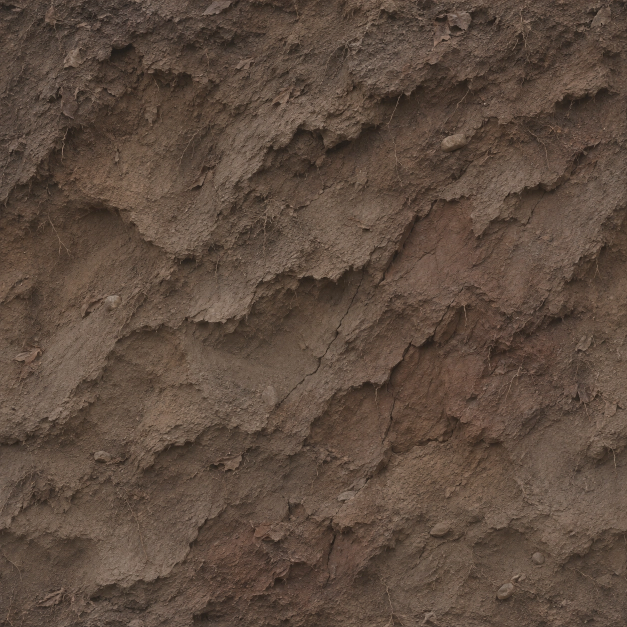
#> input picture Taierzhuang1938/_import/AircraftEvacuationDitch/Source_CutBank.webp, 1254 x 1254 px (shown at 1/2 size)
$ python Script_BakeGrenadeTexture.py AircraftEvacuationDitch/Source_CutBank.webp
#> lines starting #> are read from the running program, lines starting #| are printed output that depends on the picture
"""Pack the OpenAI source swatches into the grenade's shared cylindrical UV atlas."""

import argparse
from pathlib import Path
import subprocess
import sys
from tempfile import TemporaryDirectory
from types import SimpleNamespace

import numpy as np
from PIL import Image

from Script_BakePbrTexture import Audit

PROJECT = Path(__file__).resolve().parents[1]
BAKER = Path(__file__).with_name("Script_BakePbrTexture.py")
CHANNEL_SIZES = {"Base": 1024, "Normal": 512, "Orm": 256}


def BakeSwatch(image, name, folder, settings):
    path = folder / f"Source_{name}.png"
    image.save(path)
    # Bake each material in isolation so wood/iron cannot bleed into its
    # neighbor through the height and roughness filters.
    subprocess.run(
        [
            sys.executable, str(BAKER), "--source", str(path), "--name", name,
            "--out", str(folder), "--preview-dir", str(folder), "--no-record",
            "--size", "512", "--data-size", "256", "--base-quality", "97",
            "--data-lossless", "--seamless", "weld", "--row-flatten", "off",
            "--uv-atlas-reason", "One swatch of the cylindrical wood and iron atlas",
            *settings,
        ],
        check=True,
    )


def SmoothFade(value):
    weight = np.clip(value, 0, 1)
    return weight * weight * (3 - 2 * weight)


# [59 lines left out: functions FinishWood, FinishIronEnds, PackChannel, not called in this run]


def Build(source):
    with Image.open(source) as image:
#> image is the input picture: PIL image 1254x1254 RGB; mean R, G, B 93, 75.4, 63.2
        width, height = image.size
#> width = 1254; height = 1254
        wood = image.convert("RGB").crop((width * 3 // 100, height // 32, width * 47 // 100, height * 31 // 32))
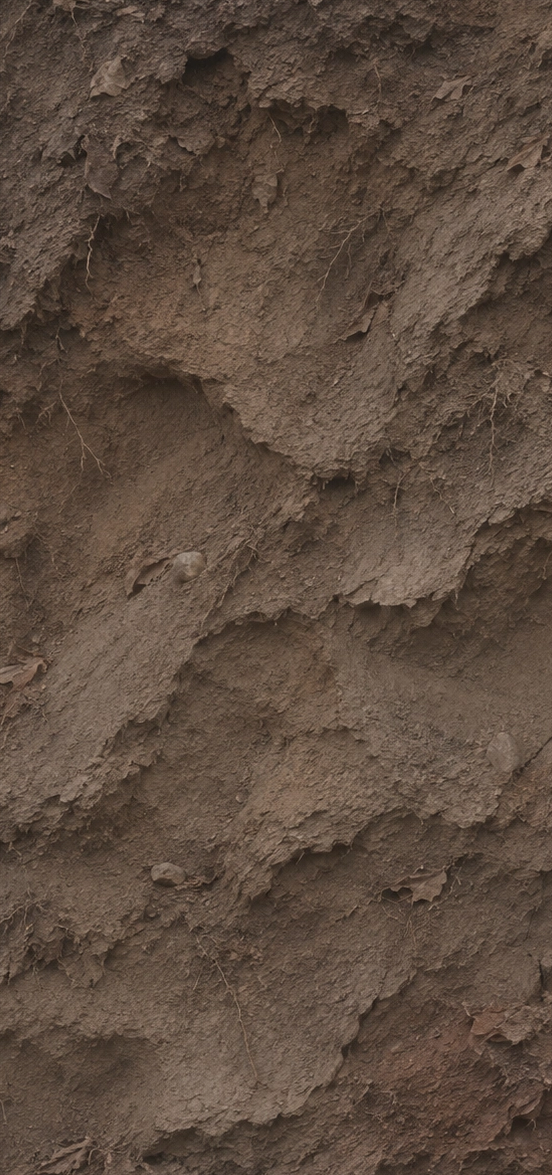
#> wood: PIL image 552x1175 RGB; mean R, G, B 93.4, 76.2, 63.7
        iron = image.convert("RGB").crop((width * 53 // 100, height // 16, width * 97 // 100, height * 15 // 16))
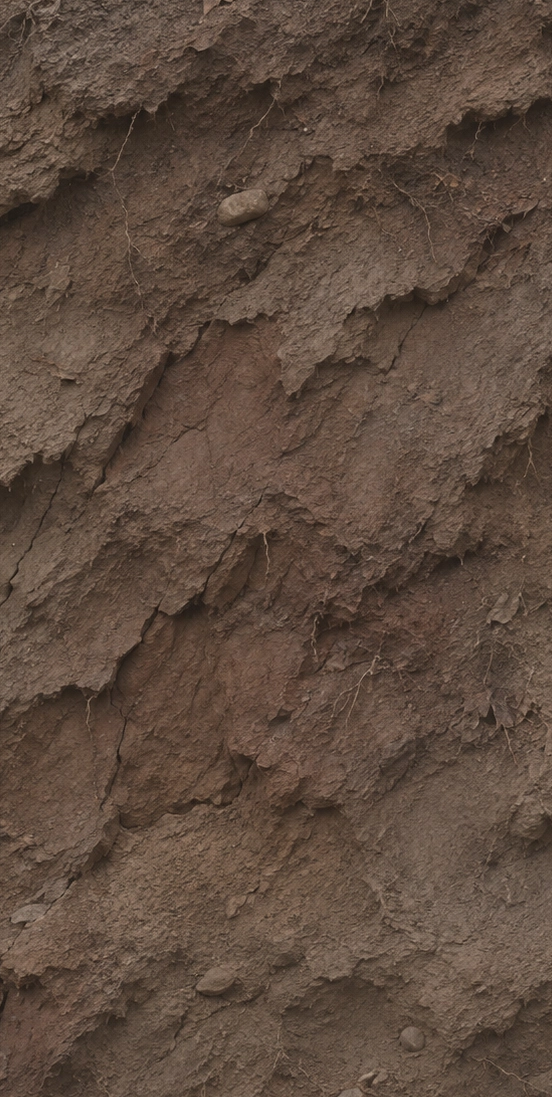
#> iron: PIL image 552x1097 RGB; mean R, G, B 93.8, 75.2, 62.9
    with TemporaryDirectory(prefix="GongxianGrenadeAtlas") as name:
        folder = Path(name)
        BakeSwatch(
            wood, "GrenadeWood", folder,
            ["--preset", "weatheredWood", "--mean", "0.66,0.49,0.346", "--contrast", "0.064",
             "--tile-m", "0.13", "--rough", "0.44", "--rough-var", "0.09", "--rough-luma-k", "-0.25",
             "--relief-m", "0.00013", "--ao", "0.16", "--metal", "0"],
        )
        BakeSwatch(
            iron, "GrenadeIron", folder,
            ["--preset", "wornSteel", "--mean", "0.105,0.091,0.080", "--contrast", "0.026",
             "--tile-m", "0.15", "--rough", "0.27", "--rough-min", "0.19",
             "--rough-var", "0.12", "--rough-luma-k", "-0.23",
             "--relief-m", "0.00016", "--ao", "0.21", "--metal", "0.78"],
        )
        for channel in CHANNEL_SIZES:
            PackChannel(folder, channel)

    Audit(SimpleNamespace(
        name="Grenade", pack="orm", out=str(PROJECT / "Texture"),
        tile_m=None, preset_given=False, normal_convention="gl",
    ))


if __name__ == "__main__":
    parser = argparse.ArgumentParser(description=__doc__)
    parser.add_argument("source", type=Path, help="OpenAI split wood/iron source image")
#> (the run stopped early here; a loop or call above may not have finished)
